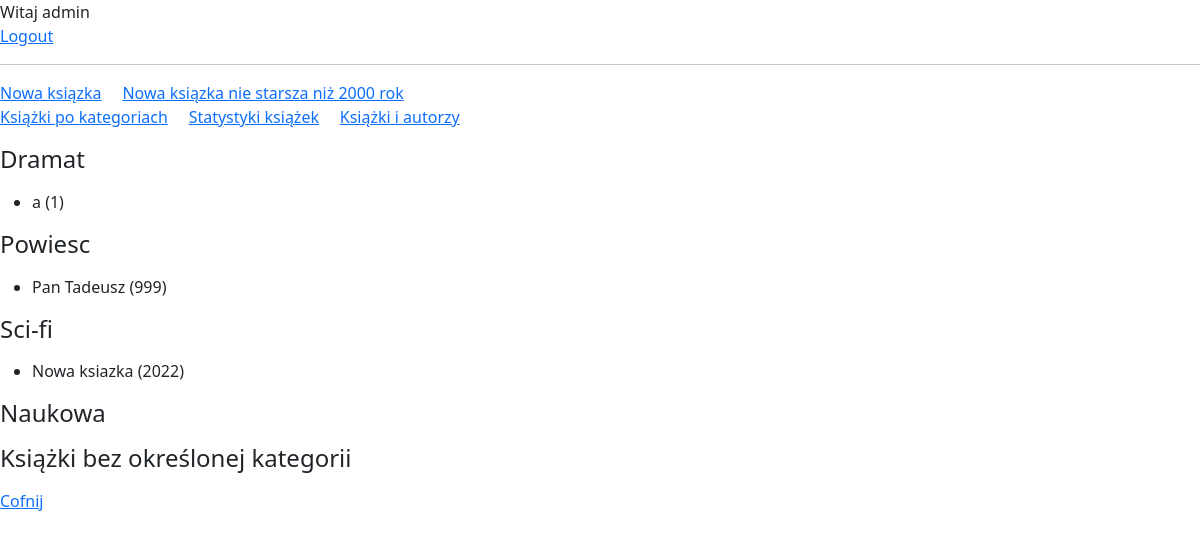
/book/books-category/ (signed in), run on an earlier commit of the app's database.
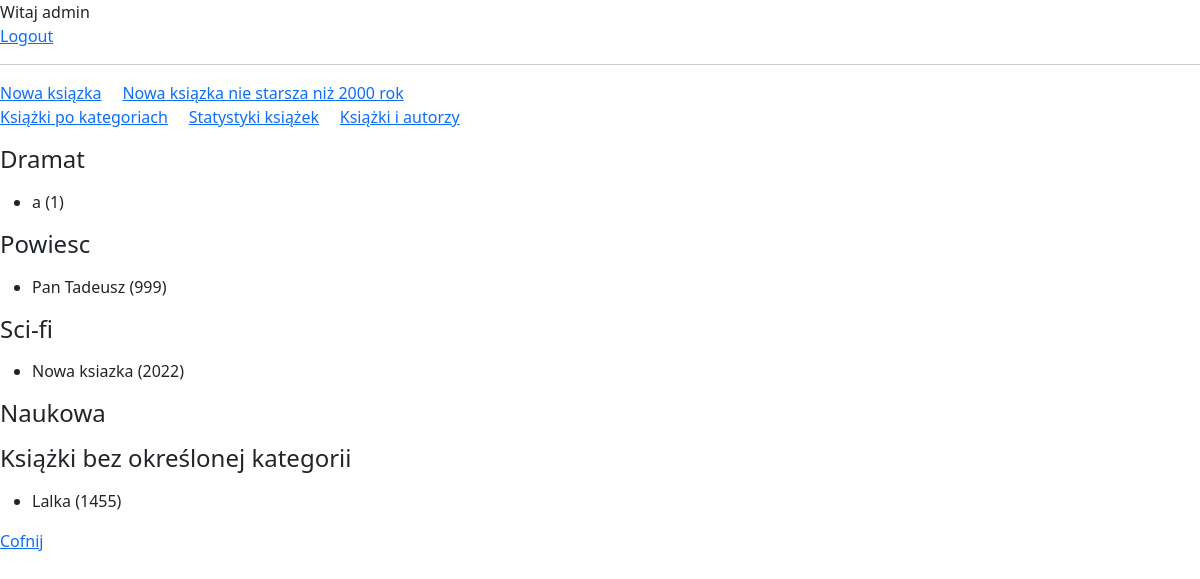
And on a later commit of the database.
### books/models.py (models this page shows)
class Book(models.Model):
    title = models.CharField(max_length=255)
    publication_year = models.IntegerField()
    def __str__(self):
        return "{} ({})".format(self.title, str(self.publication_year))

### books/views.py (the view)
# urls.py: path('books-category/', books_category, name='books_category'),
@login_required
def books_category(request):
   books = Book.objects.all()
   booksNone = Book.objects.filter(extrainfo__category__isnull=True)
   category = ExtraInfo.CATEGORY
   context = {'books': books, 'category':category, 'booksNone':booksNone}
   print(context)
   return render(request, 'book/book-category.html', context)

### templates/book/book-category.html (shortened to what this page needs)
{% extends 'book/main.html' %}
{% block page %}
{% if user.is_authenticated %}
Witaj {{ user.username }}<br>
<a href="{% url 'logout' %}">Logout</a>
{% else %}
<a href="{% url 'login' %}">Login</a>
{% endif %}
<hr>
<a href="{% url 'create_book2' %}">Nowa ksiązka</a>&nbsp;&nbsp;&nbsp;&nbsp;
<a href="{% url 'create_over_2000' %}">Nowa ksiązka nie starsza niż 2000 rok</a>&nbsp;&nbsp;&nbsp;&nbsp;
<br>
<a href="{% url 'books_category' %}">Książki po kategoriach</a>&nbsp;&nbsp;&nbsp;&nbsp;
<a href="{% url 'stat_books' %}">Statystyki książek</a>&nbsp;&nbsp;&nbsp;&nbsp;
<a href="{% url 'authors_by_books' %}">Książki i autorzy</a>
{% if books %}
{% for c in category %}
<p>
<h4>{{ c|last }}</h4>
</p>
<ul>
    {% for book in books %}
    {% if book.extrainfo.category == c|first %}
    <li> {{ book.title }} ({{ book.publication_year }})</li>
    {% endif %}
    {% endfor %}
</ul>
{% endfor %}
<p>
<h4>Książki bez określonej kategorii</h4>
</p>
{% for bookN in booksNone %}
<ul>
    <li> {{ bookN.title }} ({{ bookN.publication_year }})</li>
</ul>
{% endfor %}
{% else %}
<p>Brak ksiązek o określonych kategoriach.</p>
{% endif %}
<a href="{% url 'all_books' %}">Cofnij</a>
{% endblock %}

What changed in the data, as far as the page shows it:
added Book: title "Lalka", publication_year "1455", shown under "Książki bez określonej kategorii"
